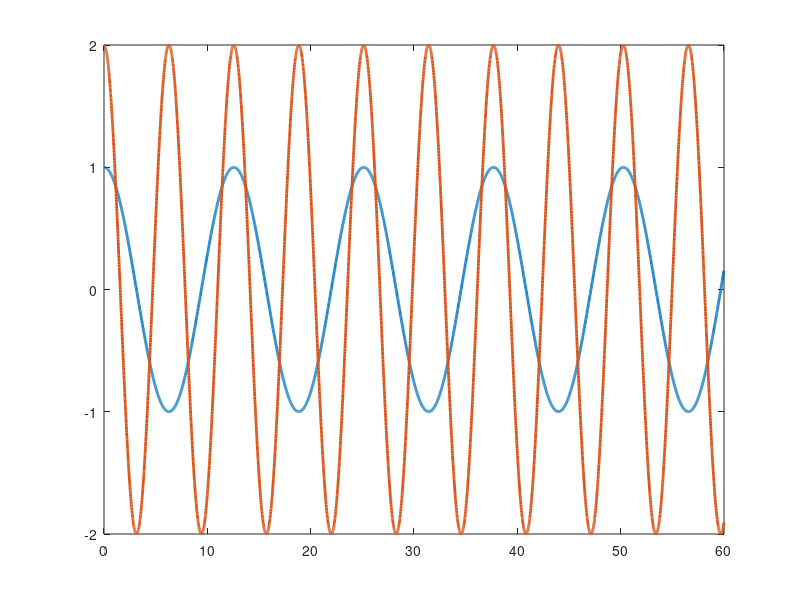

Recreate this plot in MATLAB. (Note: this script raises an error after producing the figure.)
function twoLinkRobotAdaptive
close all
%Set up parameters for sim
p1       = 3.473;
p2       = 0.196;
p3       = 0.242;
f1       = 5.3;
f2       = 1.1;

% Stacked parameter vector
theta    = [p1;p2;p3;f1;f2];

% Simulation final time
tf   = 60;

% Initial condition vector (X0 must be same size and "form" as X and XDot below)
% (i.e., in this sim, X0 = [e0;r0;thetahat0])
X0   = [4;10;3;2;1;1;1;1;1];

% Options for integration function
opts = odeset('RelTol',1e-3,'AbsTol',1e-3);

% Integrate (you can send the paramters theta to the dynamics as seen below)
[t,STATES] = ode45(@(t,X) twoLinkdynamics(t,X,theta),[0 tf],X0,opts);

% Set up desired trajectory data for plots (enter desired trajectory for your simulation)
qd = [cos(0.5*t) 2*cos(t)]';

% Parse integrated states (STATES is the same "form" as X0)
% (i.e., in this sim, STATES = [e r thetahat] over all time);
e  = STATES(:,1:2)';
r  = STATES(:,3:4)';
thetaHat = STATES(:,5:9)';

% Compute x from e and xd for plotting purposes
q  = e + qd;

% Plot the actual vs desired trajectories
figure(1)
plot(t,qd,'-','LineWidth',2)
hold on
ax = gca;
ax.ColorOrderIndex = 1;
plot(t,q,':','LineWidth',2)
hold off

% Plot the filtered tracking error
figure(2)
plot(t,r,'--','LineWidth',2)

% Plot the adaptive estimates vs actual parameters
figure(3)
plot(t,repmat(theta,1,length(t)),'-','LineWidth',2)
hold on
ax = gca;
ax.ColorOrderIndex = 1;
plot(t,thetaHat,':','LineWidth',2)
hold off

function [XDot] = twoLinkdynamics(t,X,theta)

% Parse parameter vector
p1 = theta(1);
p2 = theta(2);
p3 = theta(3);
f1 = theta(4);
f2 = theta(5);

% Select gains for controller
K        = 10; %Enter a number
a        = 1.5; %Enter a number

% Desired trajectory and needed derivatives
qd       = [cos(0.5*t);2*cos(t)];
qdDot    = 0; %Enter the expression
qdDotDot = 0; %Enter the expression

% Parse current states (X is the same size and "form" as X0)
% (i.e., in this sim, X = [e;r;thetahat])
e        = [X(1);X(2)];
r        = [X(3);X(4)];
thetaHat = [X(5);X(6);X(7);X(8);X(9)];

% Compute current x and xDot for convenience
q        = e + qd;
qDot     = r - a*e + qdDot;

% Compute cos(x2) and sin(x2) for convenience
c2       = cos(q(2));
s2       = sin(q(2));

% Compute current matrices for the dynamics
M        = [p1 + 2*p3*c2 p2 + p3*c2;p2 + p3*c2 p2];
Vm       = [-p3*s2*qDot(2) -p3*s2*(qDot(1) + qDot(2));p3*s2*qDot(1) 0];
fd       = [f1 0;0 f2];

% Compute current regression matrix
y11      = 0; %Enter the expression
y12      = 0; %Enter the expression
y13      = 0; %Enter the expression
y14      = 0; %Enter the expression
y15      = 0; %Enter the expression
y21      = 0; %Enter the expression
y22      = 0; %Enter the expression
y23      = 0; %Enter the expression
y24      = 0; %Enter the expression
y25      = 0; %Enter the expression
Y        = [y11 y12 y13 y14 y15;y21 y22 y23 y24 y25];

% Design controller

u        = -K*r; %Enter the expression

% Compute current closed-loop dynamics
eDot        = r - a*e;
rDot        = M\(-Vm*qDot-fd*qDot+u); %Enter the expression
thetaHatDot = zeros(5,1); %Enter the expression

% Stacked dynamics vector (XDot is the same size and "form" as X)
XDot        = [eDot;rDot;thetaHatDot];
